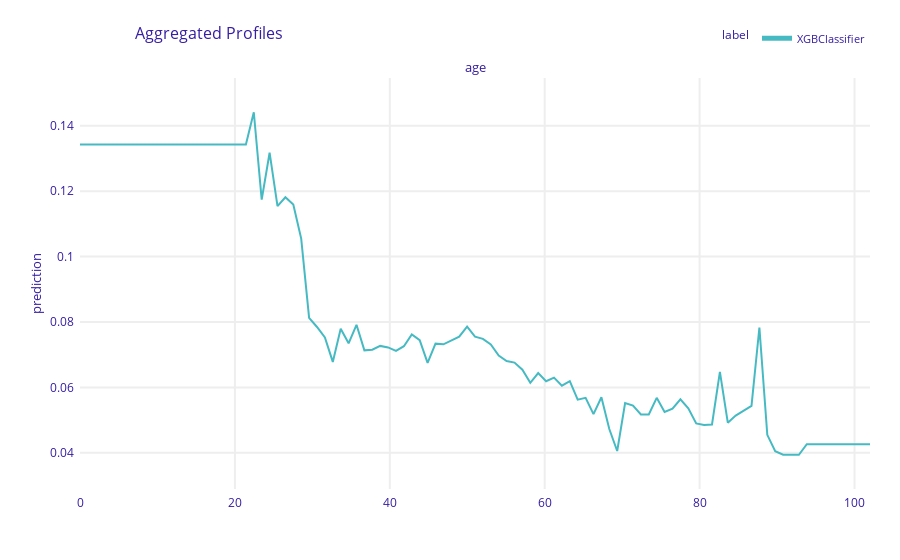

This figure's notebook cell:
### Code cell
profiles = explainer.model_profile()
profiles.plot(variables=["age"])

### Figure 1 — Plotly figure (JSON) as saved in the notebook; plotly's stock layout.template omitted (floating-point values rounded to 4 significant figures; data arrays with more than 128 entries replaced by an {"elided": "..."} marker saying what was removed)
{"data": [{"customdata": {"elided": "101x3 mixed values"}, "hovertemplate": "<b>%{hovertext}</b><br><br>prediction=%{y:.3f}<br>mean_prediction=%{customdata[0]:.3f}<extra></extra>", "hovertext": ["XGBClassifier", "XGBClassifier", "XGBClassifier", "XGBClassifier", "XGBClassifier", "XGBClassifier", "XGBClassifier", "XGBClassifier", "XGBClassifier", "XGBClassifier", "XGBClassifier", "XGBClassifier", "XGBClassifier", "XGBClassifier", "XGBClassifier", "XGBClassifier", "XGBClassifier", "XGBClassifier", "XGBClassifier", "XGBClassifier", "XGBClassifier", "XGBClassifier", "XGBClassifier", "XGBClassifier", "XGBClassifier", "XGBClassifier", "XGBClassifier", "XGBClassifier", "XGBClassifier", "XGBClassifier", "XGBClassifier", "XGBClassifier", "XGBClassifier", "XGBClassifier", "XGBClassifier", "XGBClassifier", "XGBClassifier", "XGBClassifier", "XGBClassifier", "XGBClassifier", "XGBClassifier", "XGBClassifier", "XGBClassifier", "XGBClassifier", "XGBClassifier", "XGBClassifier", "XGBClassifier", "XGBClassifier", "XGBClassifier", "XGBClassifier", "XGBClassifier", "XGBClassifier", "XGBClassifier", "XGBClassifier", "XGBClassifier", "XGBClassifier", "XGBClassifier", "XGBClassifier", "XGBClassifier", "XGBClassifier", "XGBClassifier", "XGBClassifier", "XGBClassifier", "XGBClassifier", "XGBClassifier", "XGBClassifier", "XGBClassifier", "XGBClassifier", "XGBClassifier", "XGBClassifier", "XGBClassifier", "XGBClassifier", "XGBClassifier", "XGBClassifier", "XGBClassifier", "XGBClassifier", "XGBClassifier", "XGBClassifier", "XGBClassifier", "XGBClassifier", "XGBClassifier", "XGBClassifier", "XGBClassifier", "XGBClassifier", "XGBClassifier", "XGBClassifier", "XGBClassifier", "XGBClassifier", "XGBClassifier", "XGBClassifier", "XGBClassifier", "XGBClassifier", "XGBClassifier", "XGBClassifier", "XGBClassifier", "XGBClassifier", "XGBClassifier", "XGBClassifier", "XGBClassifier", "XGBClassifier", "XGBClassifier"], "legendgroup": "XGBClassifier", "line": {"color": "#46bac2", "dash": "solid", "width": 2}, "marker": {"symbol": "circle"}, "mode": "lines", "name": "XGBClassifier", "opacity": 1, "orientation": "v", "showlegend": true, "type": "scatter", "x": [0, 1.02, 2.04, 3.06, 4.08, 5.1, 6.12, 7.14, 8.16, 9.18, 10.2, 11.22, 12.24, 13.26, 14.28, 15.3, 16.32, 17.34, 18.36, 19.38, 20.4, 21.42, 22.44, 23.46, 24.48, 25.5, 26.52, 27.54, 28.56, 29.58, 30.6, 31.62, 32.64, 33.66, 34.68, 35.7, 36.72, 37.74, 38.76, 39.78, 40.8, 41.82, 42.84, 43.86, 44.88, 45.9, 46.92, 47.94, 48.96, 49.98, 51, 52.02, 53.04, 54.06, 55.08, 56.1, 57.12, 58.14, 59.16, 60.18, 61.2, 62.22, 63.24, 64.26, 65.28, 66.3, 67.32, 68.34, 69.36, 70.38, 71.4, 72.42, 73.44, 74.46, 75.48, 76.5, 77.52, 78.54, 79.56, 80.58, 81.6, 82.62, 83.64, 84.66, 85.68, 86.7, 87.72, 88.74, 89.76, 90.78, 91.8, 92.82, 93.84, 94.86, 95.88, 96.9, 97.92, 98.94, 99.96, 101.0, 102], "xaxis": "x", "y": [0.1343, 0.1343, 0.1343, 0.1343, 0.1343, 0.1343, 0.1343, 0.1343, 0.1343, 0.1343, 0.1343, 0.1343, 0.1343, 0.1343, 0.1343, 0.1343, 0.1343, 0.1343, 0.1343, 0.1343, 0.1343, 0.1343, 0.1441, 0.1174, 0.1318, 0.1154, 0.1181, 0.116, 0.1055, 0.08129, 0.07848, 0.07526, 0.0678, 0.07791, 0.07349, 0.07915, 0.07134, 0.07154, 0.07269, 0.07224, 0.07115, 0.0726, 0.07619, 0.07442, 0.06749, 0.07338, 0.07318, 0.07443, 0.07552, 0.07858, 0.07554, 0.07485, 0.07315, 0.06972, 0.06807, 0.06759, 0.06541, 0.06142, 0.0644, 0.0619, 0.06299, 0.06053, 0.06189, 0.05626, 0.05682, 0.05183, 0.057, 0.04728, 0.04055, 0.05523, 0.05444, 0.05173, 0.05173, 0.05682, 0.05248, 0.0535, 0.05637, 0.05358, 0.04898, 0.04854, 0.04866, 0.06475, 0.04922, 0.05139, 0.053, 0.05435, 0.07831, 0.04549, 0.04048, 0.03941, 0.03941, 0.03941, 0.04262, 0.04262, 0.04262, 0.04262, 0.04262, 0.04262, 0.04262, 0.04262, 0.04262], "yaxis": "y"}], "layout": {"annotations": [{"font": {"size": 13}, "showarrow": false, "text": "age", "x": 0.5, "xanchor": "center", "xref": "paper", "y": 1, "yanchor": "bottom", "yref": "paper"}, {"font": {"size": 13}, "showarrow": false, "text": "prediction", "textangle": -90, "x": -0.07, "xref": "paper", "y": 0.5, "yref": "paper"}], "autosize": true, "font": {"color": "#371ea3"}, "hovermode": "x unified", "legend": {"font": {"size": 11}, "itemsizing": "constant", "orientation": "h", "title": {"font": {"size": 12}, "text": "label"}, "tracegroupgap": 0, "x": 1, "xanchor": "right", "y": 1.061, "yanchor": "bottom"}, "margin": {"b": 71, "r": 30, "t": 78}, "title": {"font": {"size": 16}, "text": "Aggregated Profiles", "x": 0.15}, "xaxis": {"anchor": "y", "automargin": true, "autorange": true, "domain": [0, 1], "fixedrange": true, "gridwidth": 2, "range": [0, 102], "showticklabels": true, "tickcolor": "white", "ticklen": 3, "ticks": "outside", "title": {"text": ""}, "type": "linear", "zeroline": false}, "yaxis": {"anchor": "x", "automargin": true, "domain": [0, 1], "fixedrange": true, "gridwidth": 2, "range": [0.02894, 0.1546], "tickcolor": "white", "ticklen": 3, "ticks": "outside", "title": {"text": ""}, "type": "linear", "zeroline": false}}}
